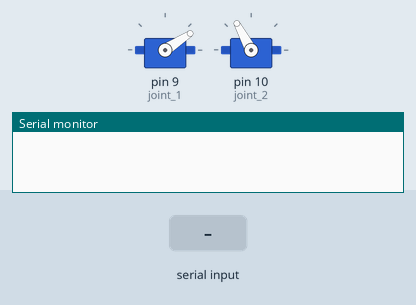
This sketch was run on a simulated Arduino Uno, built with avr-gcc and run on an emulated ATmega328P. On the bench: 2 × servo, the last lines printed to the serial monitor. The test bench sets the inputs (shaded band).

Above: at 1.2 s.
1.3 s: "stop\n" received over Serial
At 1.9 s:
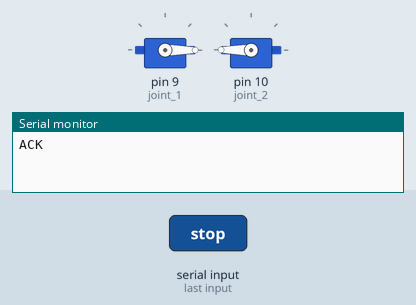
Timing chart, 0 to 4.3 s (numbered marks = the images above; inputs shaded):
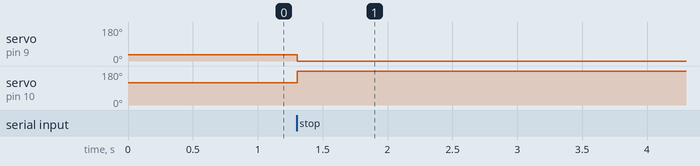

Measured:
- after the input at 1.3 s, servo on pin 9 (joint_1): 33° → 0° at once; servo on pin 10 (joint_2): 118° → 180° at once

The sketch:

arduino.ino
```cpp
#include <Servo.h>

Servo joint_1, joint_2;
float q1, q2;
float x[20];
float y[20];
int size;
String data;

// Parameters
float l1=10;
float l2=9.5;


/* ------------------------------ FUNCTIONS ------------------------------ */

void Inverse_Kin(float px, float py) {
  float cosq2, sinq2;
  float d1, d2, a;

  cosq2 = (pow(px, 2) + pow(py, 2) - pow(l1, 2) - pow(l2, 2)) /(2*l1*l2);
  cosq2 = constrain(cosq2,-1.0,1.0);
  sinq2 = sqrt(1 - pow(cosq2,2));
  q2 = atan2(sinq2, cosq2);

  d1 = l1 + l2*cosq2;
  d2 = l2*sinq2;
  a = atan2(d2,d1);

  q1 = atan2(py,px) - a;

  q1 = (q1 * 180)/PI;
  q2 = (q2 * 180)/PI;

  joint_1.write(q1);
  joint_2.write(q2);
}

void line(float x_start, float y_start, float x_end, float y_end, float u) {
  float px = x_start;
  float py = y_start;

  Inverse_Kin(px, py);

  delay(100);

  for (float s = u; s < 1.0 + u/2; s += u) {
    px = x_start + s * (x_end - x_start);
    py = y_start + s * (y_end - y_start);

    Inverse_Kin(px, py);

    delay(100);
  }
}

/* ------------------------------ SETUP ------------------------------ */

void setup() {
  joint_1.attach(9);
  joint_2.attach(10);

  Inverse_Kin(0,10);

  Serial.begin(9600);
}

/* ------------------------------ LOOP ------------------------------ */

void loop() {
  //--------- COMMUNICATION ---------//
  size = 0;
  while (true) {
    if (Serial.available() > 0) {
      data = Serial.readStringUntil('\n');  // Read until newline
      if (data == "stop"){
        Serial.println("ACK");
        break;
      }

      int commaIndex = data.indexOf(',');
      if(commaIndex != -1) {
        Serial.println("ACK");

        x[size] = data.substring(0, commaIndex).toFloat();
        y[size] = data.substring(commaIndex + 1).toFloat();
        size++;
      }
    }
  }

  //--------- KINEMATICS ---------//
  Inverse_Kin(x[0], y[0]);
  delay(1000);


  for(int i=0; i<=(size-2); i++) {
    line(x[i], y[i], x[i+1], y[i+1], 0.05);
    delay(10);
  }

}
```
